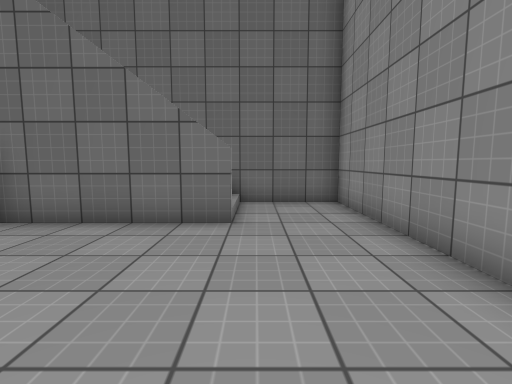
[1] (above)

15 first-person views from a walk through a Unity game level. The camera is 1.2 m above the floor, tilts 6° down and sees 85° across. The floor is counted in squares, 1 m on a side. Each view is taken from the middle of a square. On the plan, view 1 faces up. The plan holds only what a view shows up to about 13 squares ahead; the rest is blank. The player character is not drawn. Surface patterns are stand-ins for the level's own textures.

[2]
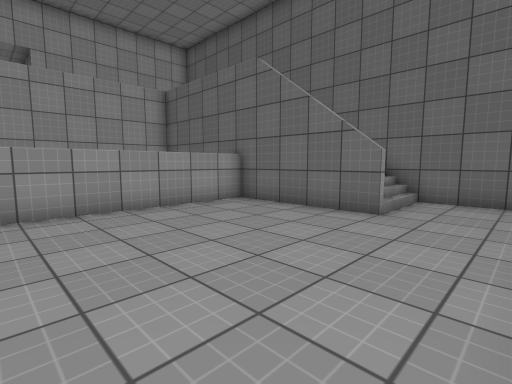

[3]
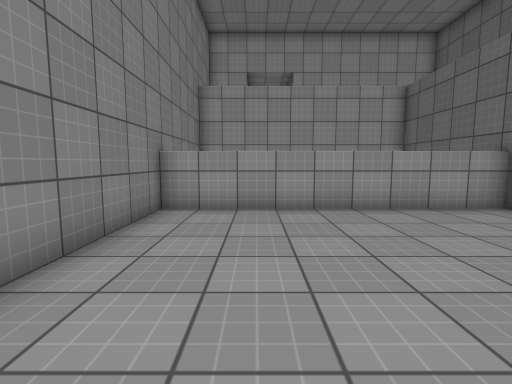

[4]
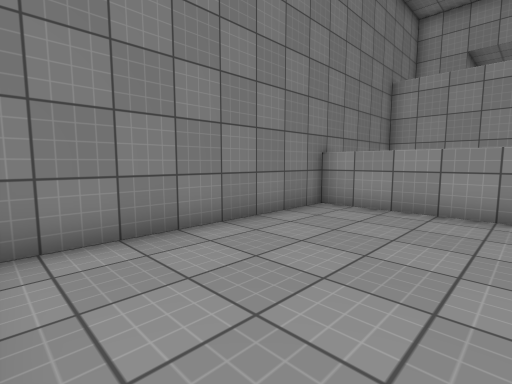

[5]
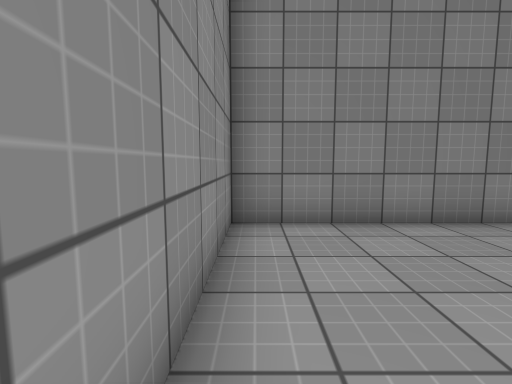

[6]
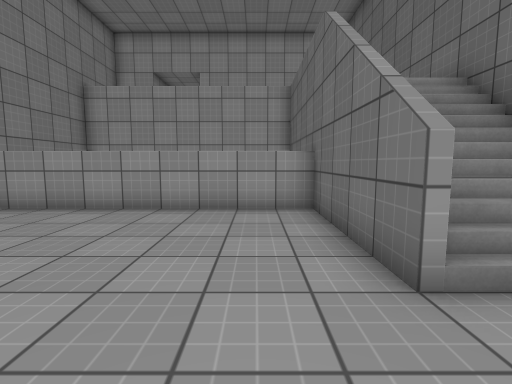

[7]
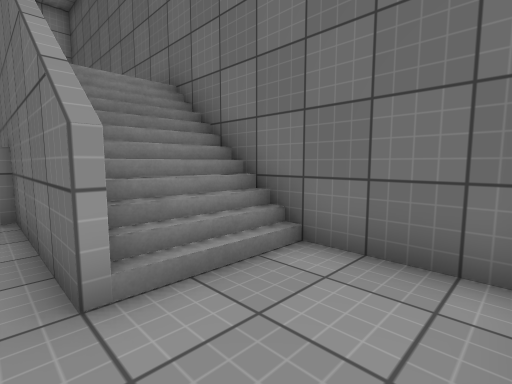

[8]
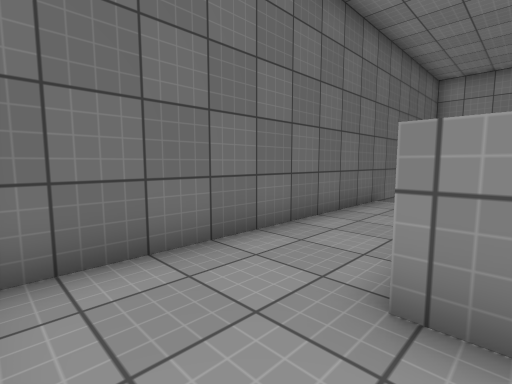

[9]
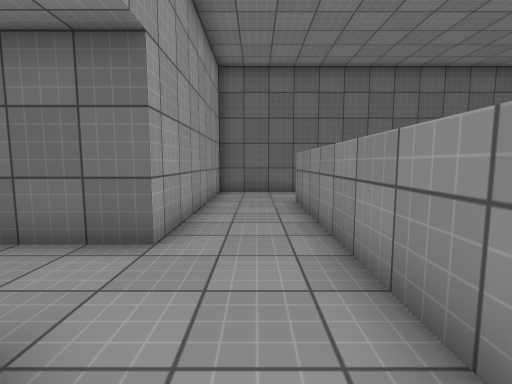

[10]
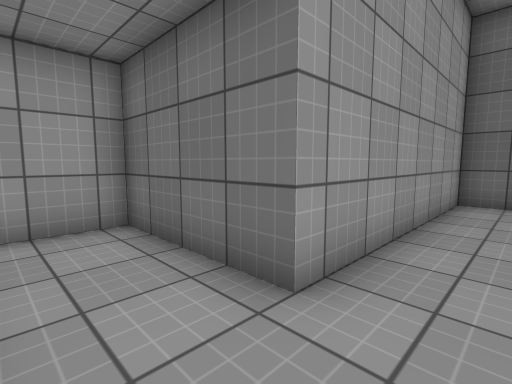

[11]
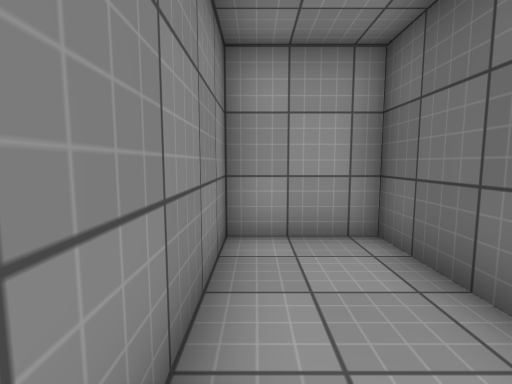

[12]
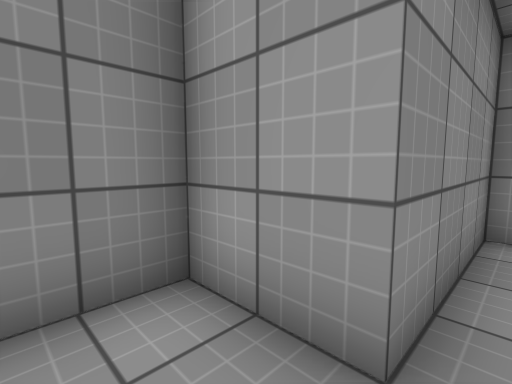

[13]
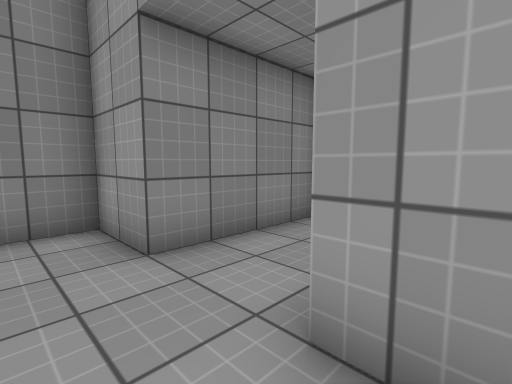

[14]
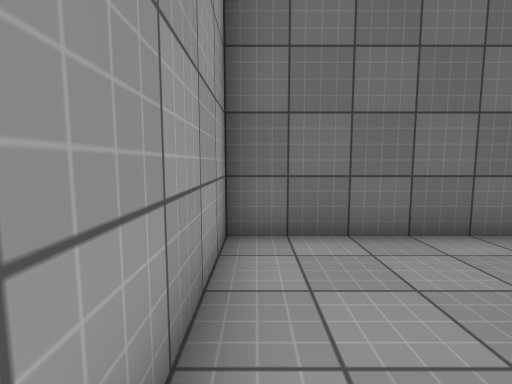

[15]
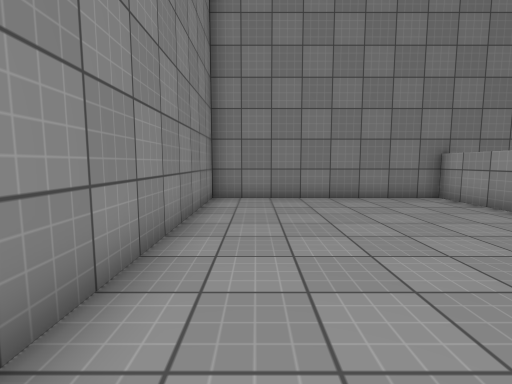

### Floor plan
Key: @ floor where view 1 was taken; # wall or solid block; . main floor; : floor 3 m higher than the main floor; / step, stairs or slope.
Columns run from 18 left of view 1 to 3 right of it. Each row starts with its distance up from view 1.
  9     ##################
  8     #:::::::::////...#
  7     #:::::::::////...#
  6     #:::##########...#
  5     #::##    #.......#
  4     #::#     #.......#
  3     #::#     #.......#
  2     #::#     #.......#
  1 #####::#     #.......#
  0 #::::::#     #....@..#
 -1 #::::::#     #.......#
 -2 #####::#     #.......#
 -3     #::#     #.......#
 -4     ####     #########

Positions as (right, up) in squares from view 1, and headings:
1: (0, 0), facing up
2: (2, -1), facing up-left
3: (2, -1), facing left
4: (2, 1), facing down-left
5: (2, 2), facing down
6: (2, 4), facing left
7: (2, 5), facing up-left
8: (-13, 5), facing up-right
9: (-12, -3), facing up
10: (-12, -1), facing up-left
11: (-13, -1), facing left
12: (-12, -1), facing down-left
13: (-12, 2), facing down-left
14: (-13, 4), facing up
15: (1, 6), facing down
